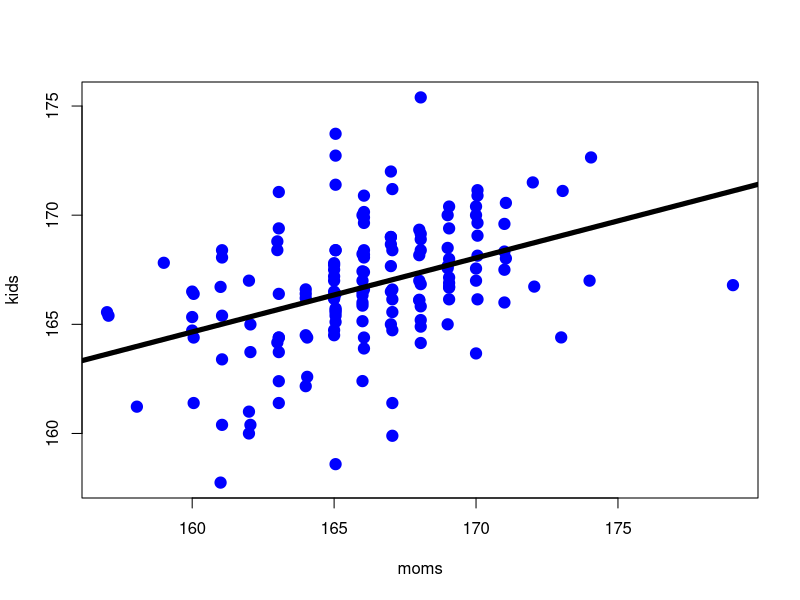
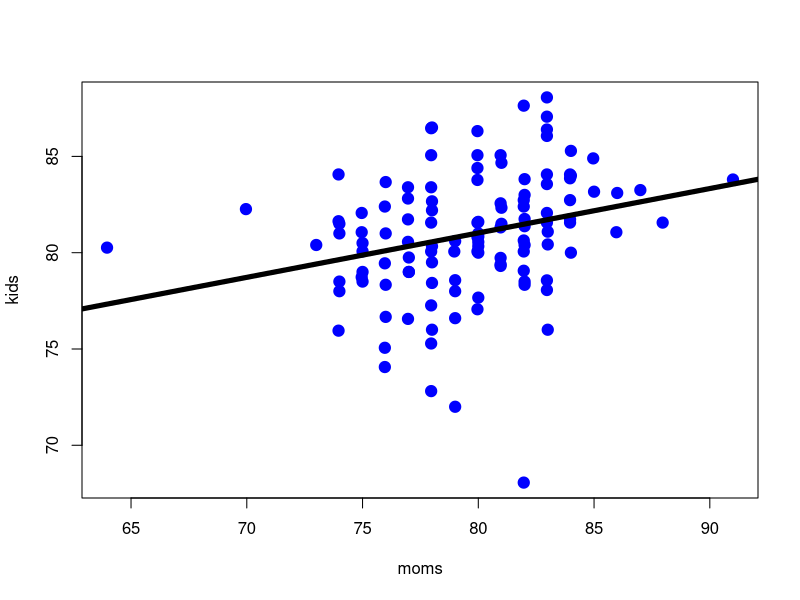
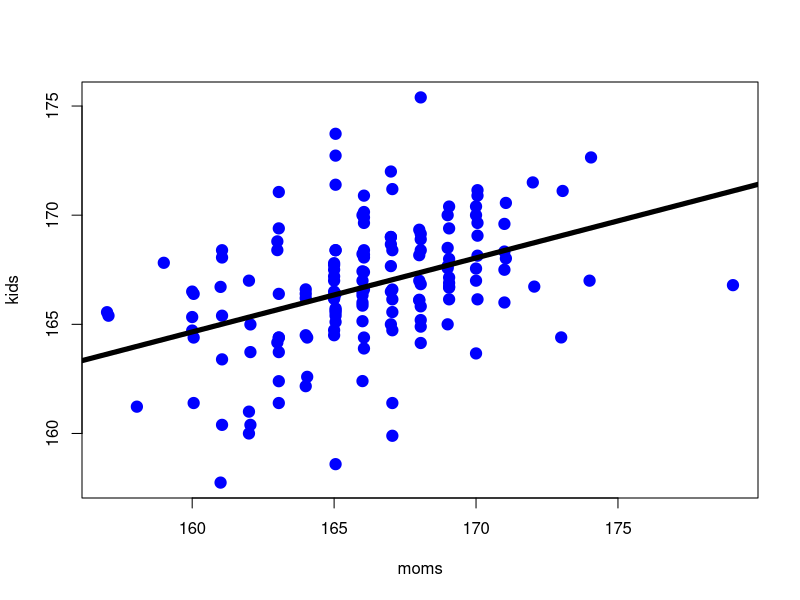
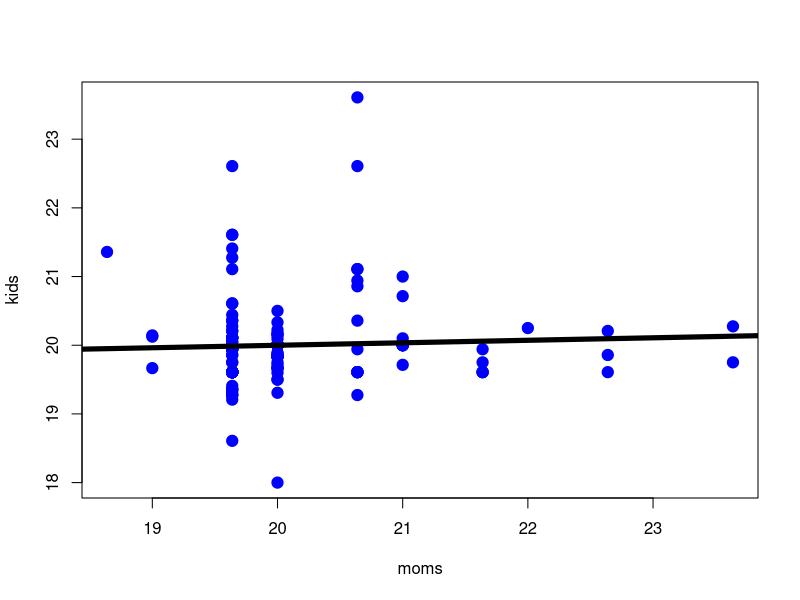
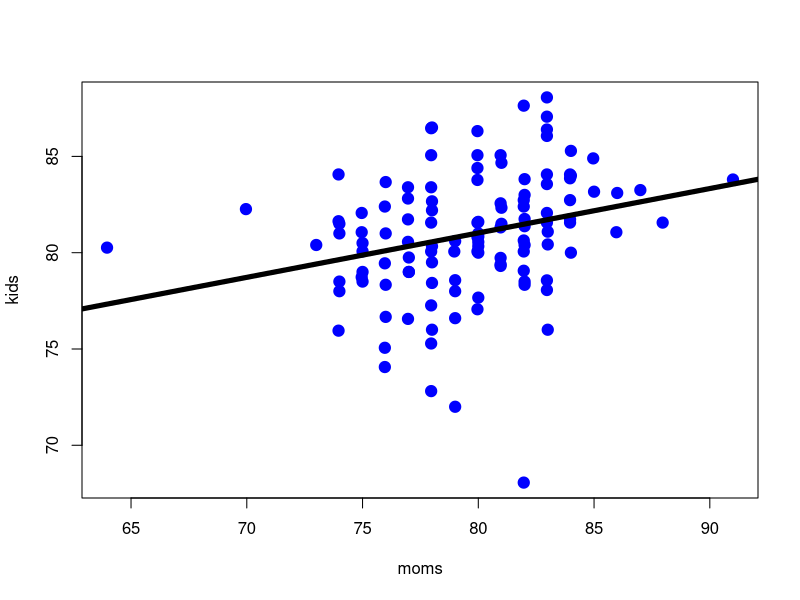
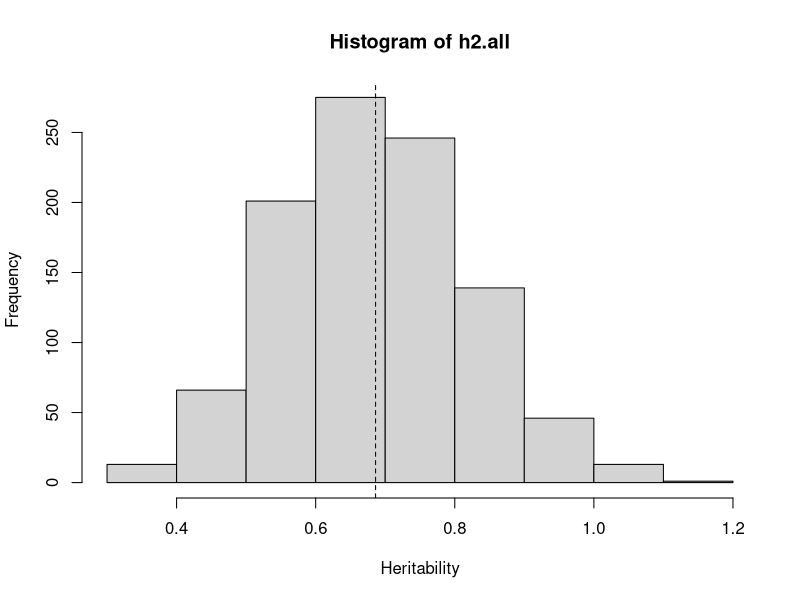

Here is the R script that generated these plots, in order:
## # Heritability of snake vertebral numbers
## 2011 Josef C Uyeda & Stevan J Arnold

## (revised Jan 2012)

## ## Stage 1: Get data into R and estimate heritability by regression
## Get your data into R by following the following steps
## Save the file R_inland_snake_data.txt to your desktop or folder of choice
## Now, set your working directory by
## putting your windows username or specifying the folder you created in the following 	statement.
## Be sure and use the / not the \ spacing convention!

## Set your working directory
#setwd("directory name here")

## Now read in your data
thamnophis = read.table('R_inland_snake_data.txt',header=TRUE)

## Attach the data frame to the local environment
attach(thamnophis)

## Calculate the heritability of "body"
## Create a vector of all the unique family codes
family.list=unique(family)
family.list

## We will now calculate the heritability of the body vertebrae. We will need to 
## do two things, create a vector of all of the mom's vertebrae counts, and create
## a vector of all the kid's vertebrae counts averaged over families. 
moms=NULL
kids=NULL
## Go through a loop with i equal to a each successive value in family.list; copy from ‘for’ to ‘}’ and paste in R console
for (i in family.list){ 
	byfam=subset(body,family==i) #Create a vector of body vertebrae counts for family i
	moms=rbind(moms,byfam[1]) #Save the moms count as the next element in the vector "moms"
	kids=rbind(kids,mean(byfam[-1], na.rm=TRUE)) #Save the mean of the kids count as the next element in the vector "kids" (you are excluding the 1st element of the vector, which is the mom)
	}
## Linear regression of kids on moms, will save a bunch of stuff in ls; to see the summary statistics run "summary(ls)", we especially want the slope, which is stored in ls$coefficients
ls=lm(kids~moms) 
plot(moms, kids, col='blue', pch=19, cex=1.5)

## Extract the 2nd coefficient from the object "coefficients" in "ls"
slope=ls$coefficients[2] 

## the heritability estimate is twice the slope because we are using just one parent, not both
h.squared=2*slope  
h.squared
abline(ls, lwd=5)
 
## Calculate the heritability of "tail"
#Create a vector of all the unique family codes
family.list=unique(family)
## We will now calculate the heritability of the tail vertebrae. We will need to 
## do two things, create a vector of all of the mom's vertebrae counts, and create
## a vector of all the kid's vertebrae counts averaged over families. 
moms=NULL
kids=NULL
## Go through a loop with i equal to a each successive value in family.list 
for (i in family.list){ 
  byfam=subset(tail,family==i) #Create a vector of tail vertebrae counts for family i
  moms=rbind(moms,byfam[1]) #Save the moms count as the next element in the vector "moms"
  kids=rbind(kids,mean(byfam[-1], na.rm=TRUE)) #Save the mean of the kids count as the next element in the vector "kids" (you are excluding the 1st element of the vector, which is the mom)
}

## Linear regression of kids on moms, will save a bunch of stuff in ls; to see the summary statistics run "summary(ls)", we especially want the slope, which is stored in ls$coefficients
ls=lm(kids~moms) 
## Extract the 2nd coefficient from the object "coefficients" in "ls"
slope=ls$coefficients[2] 
h.squared=2*slope
plot(moms, kids, col='blue', pch=19, cex=1.5)
abline(ls, lwd=5)

## ## Stage 2: Use bootstrapping to make an interval estimate of heritability
## Make a function that can quickly calculate the heritability for each trait
## In the user-defined function h2, V is the name of the trait whose heritability will be estimated
h2=function(V){
  family.list=unique(family)
  moms=NULL
  kids=NULL
  for (i in family.list){
    byfam=subset(V, family==i) 
    moms=rbind(moms, byfam[1]) 
    kids=rbind(kids, mean(byfam[-1], na.rm=TRUE)) 
  }
  plot(moms, kids, col='blue', pch=19, cex=1.5)
  ls=lm(kids~moms)
  abline(ls, lwd=5)
  
  slope=ls$coeff[2]
  h.squared=2*slope
  h.squared
}

## Test the new function called h2:
h2(body)
h2(ilab)
h2(tail)

## Bootstrap the heritability of "body"
family.list=unique(family)
h2.all=NULL
## Set the "show.plots=TRUE" if you want to see the plot each generation (may not work with all graphics devices)
show.plots=FALSE

## Now loop over 1000 bootstrap iterations
for (j in 1:1000){
  moms=NULL
  kids=NULL
  family.list.boot=sample(family.list,replace=TRUE)
  for (i in family.list.boot){
    byfam=subset(body,family==i) 
    moms=rbind(moms,byfam[1]) 
    kids=rbind(kids,mean(byfam[-1],na.rm=TRUE))
  }
  
  ls=lm(kids~moms)
  slope=ls$coeff[2]
  h.squared=2*slope
  ##Save the heritability of replicate i as the ith element in vector h2.all
  h2.all=rbind(h2.all,h.squared)  
  if(show.plots){
    ##Graph showing the variation in points sampled
    plot(moms,kids,xlim=c(150,180),ylim=c(150,180))
    ##Superimpose on that graph the regression ls
    abline(ls$coefficients)  
  }
}
## Plot a histogram of the heritability estimates and corresponding summary stats 
hist(h2.all,xlab="Heritability") 
mean(h2.all)
abline(v=mean(h2.all),lty=2)
var(h2.all) #Our estimate of the sampling variance of the mean
sd(h2.all)  #Our estimate of the standard error of the mean

## Create a program h2boot that calculates bootstrap values so we can get the value for 
## each variable quickly; copy the following statements all the way thru the 3rd “}” and  
## paste into console

family.list=unique(family)
h2boot=function(V, boot.reps=1000, show.plots=FALSE){
  h2.all=NULL
  for (j in 1:boot.reps){
    moms=NULL
    kids=NULL
    family.list.boot=sample(family.list,replace=TRUE) #This is the key to bootstrapping
    for (i in family.list.boot){
	      byfam=subset(V,family==i) 
	      moms=rbind(moms,byfam[1]) 
	      kids=rbind(kids,mean(byfam[-1],na.rm=TRUE))
      }
    
    ls=lm(kids~moms)
    slope=ls$coeff[2]
    h2=2*slope
    ##Save the heritability of replicate i as the ith element in vector h2.all
    h2.all=rbind(h2.all,h2)  
	  if(show.plots){
      plot(moms,kids,xlim=c(min(V,na.rm=TRUE),max(V,na.rm=TRUE)),ylim=c(min(V,na.rm=T),max(V,na.rm=TRUE))) #Graph showing the variation in points sampled
      ##Superimpose on that graph the regression ls
      abline(ls$coefficients) 
      }
  }
  hist(h2.all,xlab="Heritability") 
  out<-list(mean=mean(h2.all),sd=sd(h2.all)) 
  return(out)
}

## Use ‘h2boot(tail)’ to start the program on ‘tail’

